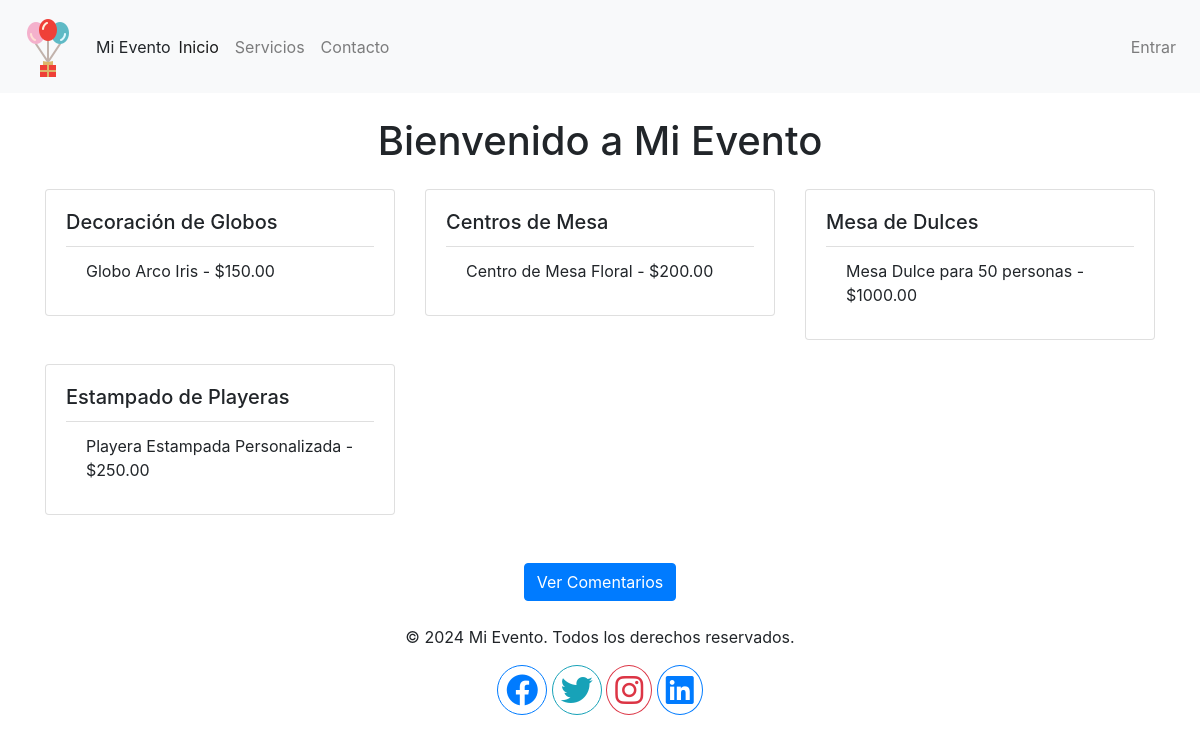
The page / on the database its author committed.
### servicios/models.py (models this page shows, shortened)
class Categoria(models.Model):
    nombre = models.CharField(max_length=100)

class Producto(models.Model):
    categoria = models.ForeignKey(Categoria, on_delete=models.CASCADE)
    nombre = models.CharField(max_length=100)
    descripcion = models.TextField()
    precio = models.DecimalField(max_digits=10, decimal_places=2)
    imagen = models.ImageField(upload_to='productos/')

### servicios/views.py (the view)
# urls.py: path('', views.home, name='home'),
def home(request):
    categorias = Categoria.objects.all()
    productos = Producto.objects.all()
    return render(request, 'home.html', {'categorias': categorias, 'productos': productos})

### servicios/templates/home.html (shortened to what this page needs)
{% extends 'base.html' %}
{% block content %}
    <h1 class="text-center mb-4">Bienvenido a Mi Evento</h1>
    <div class="row">
        {% for categoria in categorias %}
            <div class="col-md-4 mb-4">
                <div class="card">
                    <div class="card-body">
                        <h5 class="card-title">{{ categoria.nombre }}</h5>
                        <ul class="list-group list-group-flush">
                            {% for producto in productos %}
                                {% if producto.categoria == categoria %}
                                    <li class="list-group-item">{{ producto.nombre }} - ${{ producto.precio }}</li>
                                {% endif %}
                            {% endfor %}
                        </ul>
                    </div>
                </div>
            </div>
        {% endfor %}
    </div>
    <div class="text-center mt-4">
        <a href="{% url 'ver_comentarios' %}" class="btn btn-primary">Ver Comentarios</a>
    </div>
{% endblock %}

### rows shown on the page
Categoria: nombre "Decoración de Globos"
Producto: nombre "Globo Arco Iris", precio "150.00"
Categoria: nombre "Centros de Mesa"
Producto: nombre "Centro de Mesa Floral", precio "200.00"
Categoria: nombre "Mesa de Dulces"
Producto: nombre "Mesa Dulce para 50 personas", precio "1000.00"
Categoria: nombre "Estampado de Playeras"
Producto: nombre "Playera Estampada Personalizada", precio "250.00"
